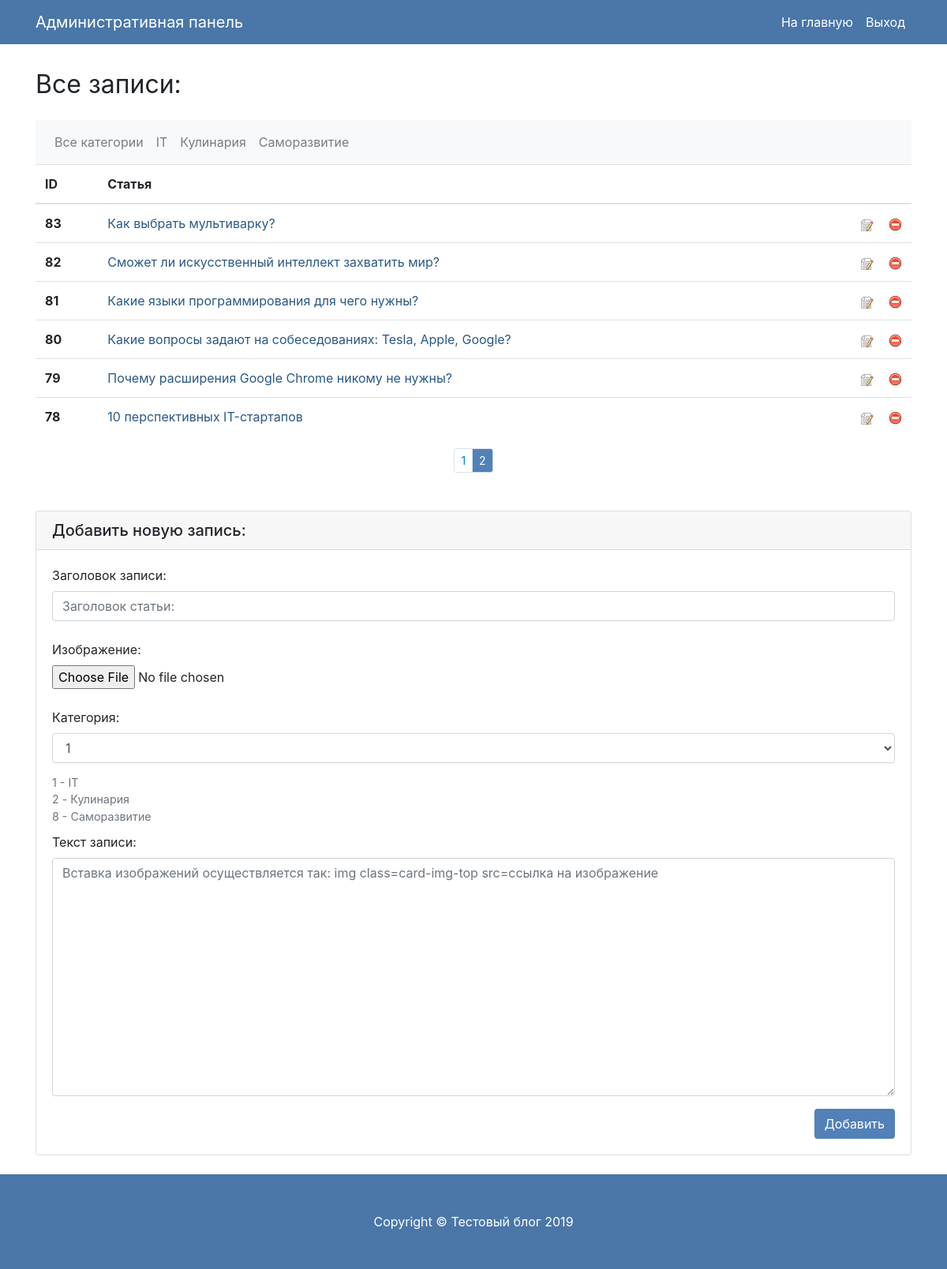
The page /app/admin/admin.php?page=2 (signed in) on the database its author committed.
### tables this page shows
CREATE TABLE `category` (
  `id` int(11) NOT NULL,
  `title` varchar(100) NOT NULL
);

CREATE TABLE `posts` (
  `id` int(11) NOT NULL,
  `title` varchar(255) NOT NULL,
  `text` text NOT NULL,
  `datetime` datetime NOT NULL DEFAULT current_timestamp(),
  `image` varchar(300) NOT NULL,
  `category_id` int(11) NOT NULL DEFAULT 0
);

### function/function.php (called while the page is built, shortened)
<?php
function get_category($connect){
	$sql = "SELECT * FROM category";
	$result = mysqli_query($connect, $sql);
	$categories = mysqli_fetch_all($result, MYSQLI_ASSOC);
	return $categories;
}
?>

### ads/admin/ads_admin.php (called while the page is built, shortened)
<?php
if(isset($_GET['page'])){
	$page = (int)$_GET['page'];
} else {
	$page = 1;
}
	$notesOnPage = 6;
	$from = ($page - 1) * $notesOnPage;
	$sql = "SELECT * FROM posts ORDER BY id DESC LIMIT $from, $notesOnPage";
	$result = mysqli_query($connect, $sql);
	$posts = mysqli_fetch_all($result, MYSQLI_ASSOC);
	$sql = "SELECT COUNT(*) as count FROM posts";
	$result = mysqli_query($connect, $sql);
	$count = mysqli_fetch_assoc($result)['count'];
	$pagesCount = ceil($count / $notesOnPage);
	$categories = get_category($connect);
	?>

### app/admin/admin.php (the view, shortened to what this page needs)
<?php
require_once __DIR__ . '/../../database/connect.php';
require_once __DIR__ . '/../../function/function.php';
require_once __DIR__ . '/../../ads/admin/ads_admin.php';
?>
<!DOCTYPE html>
<html lang="en">
<head>
	<link href="../../css/animate.css" rel="stylesheet">
	<link href="../../vendor/bootstrap/css/bootstrap.min.css" rel="stylesheet">
	<link href="../../css/blog-home.css" rel="stylesheet">
</head>
<body>
	<nav class="navbar navbar-expand-lg navbar-dark bg-dark fixed-top">
		<div class="container">
			<a class="navbar-brand" href="#">Административная панель</a>
			<div class="collapse navbar-collapse" id="navbarResponsive">
				<ul class="navbar-nav ml-auto">
					<li class="nav-item">
						<a class="nav-link" href="/">На главную</a>
					</li>
					<li class="nav-item">
						<a class="nav-link" href="admin.php?do=logout">Выход</a>
					</li>
				</ul>
			</div>
		</div>
	</nav>
	<div class="container">
		<div class="row">
			<div class="col-md-12 animated delay-1s fadeIn">
				<h1 class="my-4">
					<small>Все записи:</small>
				</h1>
				<nav class="navbar navbar-expand-lg navbar-light bg-light">
					<div class="collapse navbar-collapse" id="navbarNavAltMarkup">
						<div class="navbar-nav">
							<a class="nav-item nav-link" href="admin.php">Все категории</a>
							<?php foreach($categories as $category){ ?>
								<a class="nav-item nav-link" href="category.php?id=<?=$category["id"]?>"><?=$category["title"]?></a>
							<?php } ?>
						</div>
					</div>
				</nav>
				<table class="table">
					<thead>
						<tr>
							<th scope="col">ID</th>
							<th scope="col">Статья</th>
						</tr>
					</thead>
					<tbody>
						<?php foreach($posts as $post) { ?>
							<tr>
								<th scope="row"><?php echo $post['id']; ?></th>
								<td>
									<a href="../../pages/post.php?post_id=<?=$post['id']?>" target="_blank">
										<?php echo $post['title']; ?>
									</a>
									<a href="?delete=<?=$post['id']?>" style="float: right;margin-left: 20px;"><img src="../../images/delete.png" title="Удалить запись"></a>
									<a href="edit.php?post_id=<?=$post['id']?>" style="float: right;" target="_blank"><img src="../../images/edit.png" title="Редактировать запись"></a>
								</td>
							</tr>
						<?php } ?>
					</tbody>
				</table>
				<nav aria-label="Page navigation example">
					<ul class="pagination pagination-sm justify-content-center mb-4">
						<?php for ($i = 1;$i <= $pagesCount; $i++){ ?>
							<?php if($page == $i) { ?>
								<li class="page-item active"><a class="page-link" href="?page=<?php echo $i ?>"><?php echo $i ?></a></li>
							<?php } else { ?>
								<li class="page-item"><a class="page-link" href="?page=<?php echo $i ?>"><?php echo $i ?></a></li>
							<?php } ?>
						<?php } ?>
					</ul>
				</nav>
			</div>
		</div>
	</div>
	<div class="container">
		<div class="row">
			<div class="col-md-12 animated delay-1s fadeIn">
				<div class="card my-4">
					<h5 class="card-header">Добавить новую запись:</h5>
					<div class="card-body">
						<form method="post" enctype="multipart/form-data">
							<div class="form-group">
								<label for="formGroupExampleInput">Заголовок записи:</label>
								<input type="text" class="form-control" placeholder="Заголовок статьи:" name="title" required><br>
								<label for="formGroupExampleInput">Изображение:</label>
								<input type="file" name="image" class="form-control-file" required><br>
								<label for="formGroupExampleInput">Категория:</label>
								<select class="form-control" name="categories">
									<?php foreach($categories as $category) { ?>
										<option><?=$category["id"]?></option>
									<?php } ?>
								</select><br>
								<div class="description-categories">
									1 - IT <br>
									2 - Кулинария <br>
									8 - Саморазвитие <br>
								</div>
								<label for="formGroupExampleInput">Текст записи:</label>
								<textarea class="form-control" rows="12" name="text" placeholder="Вставка изображений осуществляется так: img class=card-img-top src=ссылка на изображение"></textarea>
							</div>
							<button type="submit" name="submit" class="btn btn-primary" style="float:right;">Добавить</button>
						</form>
					</div>
				</div>
			</div>
		</div>
	</div>
	<footer class="py-5 bg-dark">
		<div class="container">
			<p class="m-0 text-center text-white">Copyright &copy; Тестовый блог 2019</p>
		</div>
	</footer>
</body>
</html>

### css/blog-home.css (style rules this page uses)
body { padding-top: 56px; }
.description-categories { margin-top: -10px; padding-bottom: 10px; color: #6c757d; font-size: 14.3px; }

### rows shown on the page
category: title "IT"
category: title "Кулинария"
category: title "Саморазвитие"
posts: id "83", title "Как выбрать мультиварку?"
posts: id "82", title "Сможет ли искусственный интеллект захватить мир?"
posts: id "81", title "Какие языки программирования для чего нужны?"
posts: id "80", title "Какие вопросы задают на собеседованиях: Tesla, Apple, Google?"
posts: id "79", title "Почему расширения Google Chrome никому не нужны?"
posts: id "78", title "10 перспективных IT-стартапов"

### other values the page prints
form field categories "1"
